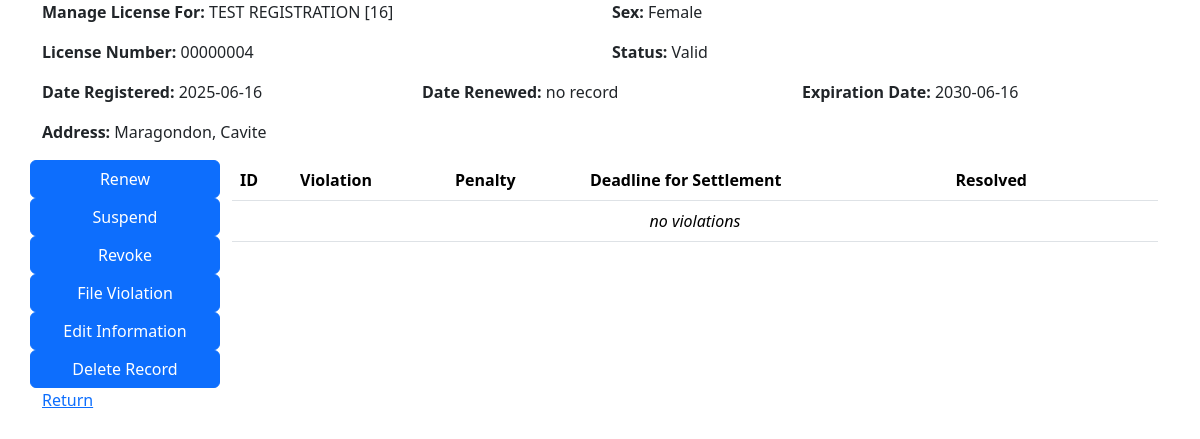
Screenshot of /license-actions.php?serial-number=16 (signed in) with the database file from the repository.
### tables this page shows
CREATE TABLE `tblicense` (
  `serialNumber` int(11) NOT NULL,
  `name` varchar(100) NOT NULL,
  `sex` enum('Male','Female') NOT NULL,
  `address` varchar(100) NOT NULL,
  `licenseNumber` varchar(8) NOT NULL,
  `dateRegistered` date NOT NULL DEFAULT current_timestamp(),
  `dateRenewed` date DEFAULT NULL,
  `expirationDate` date NOT NULL,
  `status` enum('Valid','Expired','Suspended','Revoked') NOT NULL DEFAULT 'Valid'
);

### license-actions.php (the view, shortened to what this page needs)
<?php
include '_functions.php';
if (!isset($_GET['serial-number'])) {
    header('Location: admin-db.php');
} else {
    if ($_GET['serial-number'] == '') {
        header('Location: admin-db.php');
    } else {
        $check = checkRegisteredLicense($_GET['serial-number']);
        if ($check !=  true)  {
            header('Location: admin-db.php');
        } else {
            $driverinfo = getLicenseInfo($_GET['serial-number']);
            $serialnum = $driverinfo[0]['serialNumber'];
            $drivername = $driverinfo[0]['name'];
            $sex = $driverinfo[0]['sex'];
            $driveraddress = $driverinfo[0]['address'];
            $licensenum = $driverinfo[0]['licenseNumber'];
            $dateregistered = $driverinfo[0]['dateRegistered'];
            $daterenewed = $driverinfo[0]['dateRenewed'] == null ? 'no record' : $driverinfo[0]['dateRenewed'];
            $expirationdate = $driverinfo[0]['expirationDate'];
            $status = $driverinfo[0]['status'];
        }
    }
}
?>
<!DOCTYPE html>
<html lang="en">
<head>
    <link rel="stylesheet" href="https://cdn.jsdelivr.net/npm/bootstrap@5.3.6/dist/css/bootstrap.min.css">
</head>
<body>
    <div class="container">
        <div class="row">
            <div class="col">
                <p><b>Manage License For:</b> <?php echo $drivername; echo " [" . $serialnum . "]"?></p>
            </div>
            <div class="col">
                <p><b>Sex:</b> <?php echo $sex?></p>
            </div>
        </div>
        <div class="row">
            <div class="col">
                <p><b>License Number:</b> <?php echo $licensenum?></p>
            </div>
            <div class="col">
                <p><b>Status:</b> <?php echo $status?></p>
            </div>
        </div>
        <div class="row">
            <div class="col">
                <p><b>Date Registered:</b> <?php echo $dateregistered?></p>
            </div>
            <div class="col">
                <p><b>Date Renewed:</b> <?php echo $daterenewed?></p>
            </div>
            <div class="col">
                <p><b>Expiration Date:</b> <?php echo $expirationdate?></p>
            </div>
        </div>
        <div class="row">
            <div class="col">
                <p><b>Address:</b> <?php echo $driveraddress?></p>
            </div>
        </div>
        <div class="row">
            <div class="col">
            <?php
            if ($status == 'Revoked') {
                echo "
            <div class='row'>
                <button class='btn btn-primary' data-bs-toggle='modal' data-bs-target='#unrevokeModal'>Unrevoke</button>
            </div>
                ";
            } else {
                if ($status == 'Suspended') {
                    echo "
                <div class='row'>
                    <button class='btn btn-primary' data-bs-toggle='modal' data-bs-target='#unsuspendModal'>Unsuspend</button>
                </div>
                    ";
                } else {
                    echo "
                <div class='row'>
                    <button class='btn btn-primary' data-bs-toggle='modal' data-bs-target='#renewModal'>Renew</button>
                </div>
                <div class='row'>
                    <button class='btn btn-primary' data-bs-toggle='modal' data-bs-target='#suspendModal'>Suspend</button>
                </div>
                    ";
                }
                echo "
            <div class='row'>
                <button class='btn btn-primary' data-bs-toggle='modal' data-bs-target='#revokeModal'>Revoke</button>
            </div>
                ";
            }
            ?>
            <div class="row">
                <button class="btn btn-primary" data-bs-toggle="modal" data-bs-target="#fileViolationModal">File Violation</button>
            </div>
            <div class="row">
                <button class="btn btn-primary" data-bs-toggle="modal" data-bs-target="#editInformationModal">Edit Information</button>
            </div>
            <div class="row">
                <button class="btn btn-primary" data-bs-toggle="modal" data-bs-target="#deleteLicenseRecordModal">Delete Record</button>
            </div>
            </div>
            <div class="col-10">
                <table class="table">
                    <tr>
                        <th>ID</th>
                        <th>Violation</th>
                        <th>Penalty</th>
                        <th>Deadline for Settlement</th>
                        <th>Resolved</th>
                        <th></th>
                        <th></th>
                    </tr>
                </table>
            </div>
        </div>
        <a href="admin-db.php">Return</a>
    </div>
</body>
</html>

### rows the page displays
tblicense: name "TEST REGISTRATION", serialNumber "16", sex "Female", licenseNumber "00000004", status "Valid", dateRegistered "2025-06-16", dateRenewed "no record", expirationDate "2030-06-16", address "Maragondon, Cavite"
